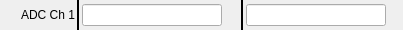
                       <widget class="QFrame" name="frame_4">
                        <property name="maximumSize">
                         <size>
                          <width>16777215</width>
                          <height>30</height>
                         </size>
                        </property>
                        <property name="frameShape">
                         <enum>QFrame::NoFrame</enum>
                        </property>
                        <property name="frameShadow">
                         <enum>QFrame::Raised</enum>
                        </property>
                        <layout class="QHBoxLayout" name="horizontalLayout_8">
                         <property name="spacing">
                          <number>2</number>
                         </property>
                         <property name="leftMargin">
                          <number>0</number>
                         </property>
                         <property name="topMargin">
                          <number>0</number>
                         </property>
                         <property name="rightMargin">
                          <number>0</number>
                         </property>
                         <property name="bottomMargin">
                          <number>0</number>
                         </property>
                         <item>
                          <layout class="QHBoxLayout" name="horizontalLayout_9">
                           <property name="spacing">
                            <number>2</number>
                           </property>
                           <item>
                            <widget class="QLabel" name="label_25">
                             <property name="minimumSize">
                              <size>
                               <width>75</width>
                               <height>0</height>
                              </size>
                             </property>
                             <property name="maximumSize">
                              <size>
                               <width>75</width>
                               <height>16777215</height>
                              </size>
                             </property>
                             <property name="text">
                              <string>ADC Ch 1</string>
                             </property>
                             <property name="alignment">
                              <set>Qt::AlignRight|Qt::AlignTrailing|Qt::AlignVCenter</set>
                             </property>
                            </widget>
                           </item>
                           <item>
                            <widget class="Line" name="line_9">
                             <property name="frameShadow">
                              <enum>QFrame::Plain</enum>
                             </property>
                             <property name="lineWidth">
                              <number>2</number>
                             </property>
                             <property name="orientation">
                              <enum>Qt::Vertical</enum>
                             </property>
                            </widget>
                           </item>
                           <item>
                            <widget class="PyDMLineEdit" name="PyDMLineEdit_3">
                             <property name="minimumSize">
                              <size>
                               <width>140</width>
                               <height>0</height>
                              </size>
                             </property>
                             <property name="maximumSize">
                              <size>
                               <width>140</width>
                               <height>16777215</height>
                              </size>
                             </property>
                             <property name="toolTip">
                              <string/>
                             </property>
                             <property name="alignment">
                              <set>Qt::AlignCenter</set>
                             </property>
                             <property name="showUnits" stdset="0">
                              <bool>true</bool>
                             </property>
                             <property name="precisionFromPV" stdset="0">
                              <bool>false</bool>
                             </property>
                             <property name="channel" stdset="0">
                              <string>ca://TPR:${LOCA}:${IOC_UNIT}:${INST}:TRG11_SYS0_TDES</string>
                             </property>
                            </widget>
                           </item>
                           <item>
                            <widget class="PyDMByteIndicator" name="PyDMByteIndicator_7">
                             <property name="minimumSize">
                              <size>
                               <width>15</width>
                               <height>15</height>
                              </size>
                             </property>
                             <property name="maximumSize">
                              <size>
                               <width>15</width>
                               <height>15</height>
                              </size>
                             </property>
                             <property name="toolTip">
                              <string/>
                             </property>
                             <property name="channel" stdset="0">
                              <string>ca://TPR:${LOCA}:${IOC_UNIT}:${INST}:TRG11_SYS0_TCTL</string>
                             </property>
                             <property name="showLabels" stdset="0">
                              <bool>false</bool>
                             </property>
                             <property name="labels" stdset="0">
                              <stringlist>
                               <string></string>
                              </stringlist>
                             </property>
                            </widget>
                           </item>
                           <item>
                            <widget class="Line" name="line_2">
                             <property name="frameShadow">
                              <enum>QFrame::Plain</enum>
                             </property>
                             <property name="lineWidth">
                              <number>2</number>
                             </property>
                             <property name="orientation">
                              <enum>Qt::Vertical</enum>
                             </property>
                            </widget>
                           </item>
                           <item>
                            <widget class="PyDMLineEdit" name="PyDMLineEdit_4">
                             <property name="minimumSize">
                              <size>
                               <width>140</width>
                               <height>0</height>
                              </size>
                             </property>
                             <property name="maximumSize">
                              <size>
                               <width>140</width>
                               <height>16777215</height>
                              </size>
                             </property>
                             <property name="toolTip">
                              <string/>
                             </property>
                             <property name="alignment">
                              <set>Qt::AlignCenter</set>
                             </property>
                             <property name="showUnits" stdset="0">
                              <bool>true</bool>
                             </property>
                             <property name="precisionFromPV" stdset="0">
                              <bool>false</bool>
                             </property>
                             <property name="channel" stdset="0">
                              <string>ca://TPR:${LOCA}:${IOC_UNIT}:${INST}:TRG11_SYS2_TDES</string>
                             </property>
                            </widget>
                           </item>
                           <item>
                            <widget class="PyDMByteIndicator" name="PyDMByteIndicator_8">
                             <property name="minimumSize">
                              <size>
                               <width>15</width>
                               <height>15</height>
                              </size>
                             </property>
                             <property name="maximumSize">
                              <size>
                               <width>15</width>
                               <height>15</height>
                              </size>
                             </property>
                             <property name="toolTip">
                              <string/>
                             </property>
                             <property name="channel" stdset="0">
                              <string>ca://TPR:${LOCA}:${IOC_UNIT}:${INST}:TRG11_SYS2_TCTL</string>
                             </property>
                             <property name="showLabels" stdset="0">
                              <bool>false</bool>
                             </property>
                             <property name="labels" stdset="0">
                              <stringlist>
                               <string></string>
                              </stringlist>
                             </property>
                            </widget>
                           </item>
                          </layout>
                         </item>
                        </layout>
                       </widget>
